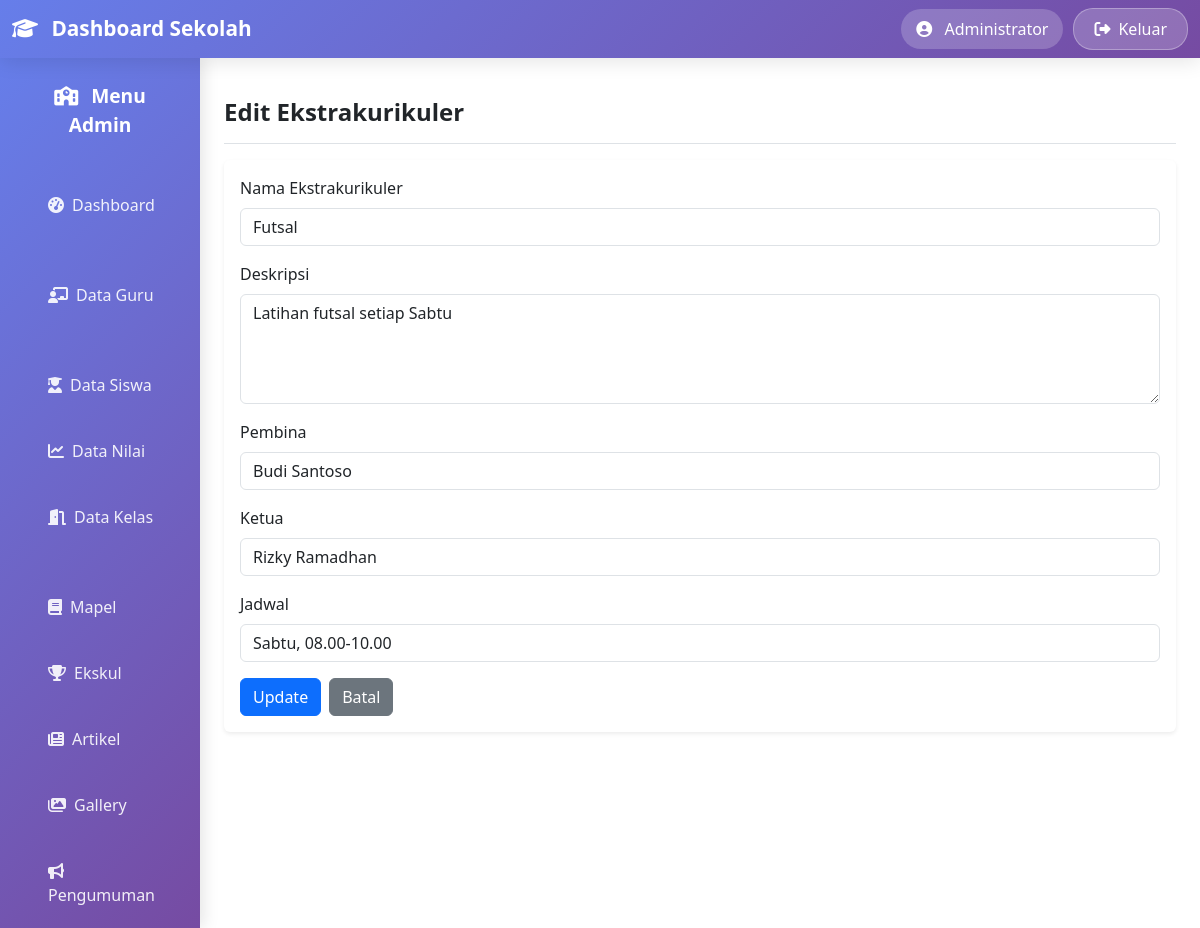
Page /ekstrakurikuler/edit.php?id=2 (signed in) on the committed database.
### tables this page shows
CREATE TABLE `ekstrakurikuler` (
  `id` int(11) NOT NULL,
  `nama` varchar(100) NOT NULL,
  `deskripsi` text NOT NULL,
  `pembina` varchar(100) NOT NULL,
  `ketua` varchar(100) NOT NULL,
  `jadwal` varchar(100) NOT NULL
);

### ekstrakurikuler/edit.php (the view, shortened to what this page needs)
<?php
require_once '../config/database.php';
include '../template/header.php';
$id = intval($_GET['id']);
$result = mysqli_query($conn, "SELECT * FROM ekstrakurikuler WHERE id = $id LIMIT 1");
$ekskul = mysqli_fetch_assoc($result);
?>
<div class="container-fluid">
    <div class="row">
        <?php include '../template/sidebar.php'; ?>
        <main class="col-12">
            <div class="d-flex justify-content-between flex-wrap flex-md-nowrap align-items-center pt-3 pb-2 mb-3 border-bottom">
                <h1 class="h4 fw-bold">Edit Ekstrakurikuler</h1>
            </div>
            <div class="card border-0 shadow-sm">
                <div class="card-body">
                    <form action="update.php?id=<?= $ekskul['id']; ?>" method="post">
                        <div class="mb-3">
                            <label for="nama" class="form-label">Nama Ekstrakurikuler</label>
                            <input type="text" class="form-control" id="nama" name="nama" value="<?= htmlspecialchars($ekskul['nama']); ?>" required>
                        </div>
                        <div class="mb-3">
                            <label for="deskripsi" class="form-label">Deskripsi</label>
                            <textarea class="form-control" id="deskripsi" name="deskripsi" rows="4" required><?= htmlspecialchars($ekskul['deskripsi']); ?></textarea>
                        </div>
                        <div class="mb-3">
                            <label for="pembina" class="form-label">Pembina</label>
                            <input type="text" class="form-control" id="pembina" name="pembina" value="<?= htmlspecialchars($ekskul['pembina']); ?>" required>
                        </div>
                        <div class="mb-3">
                            <label for="ketua" class="form-label">Ketua</label>
                            <input type="text" class="form-control" id="ketua" name="ketua" value="<?= htmlspecialchars($ekskul['ketua']); ?>" required>
                        </div>
                        <div class="mb-3">
                            <label for="jadwal" class="form-label">Jadwal</label>
                            <input type="text" class="form-control" id="jadwal" name="jadwal" value="<?= htmlspecialchars($ekskul['jadwal']); ?>" required>
                        </div>
                        <div class="d-flex justify-content-start gap-2">
                            <button type="submit" class="btn btn-primary">Update</button>
                            <a href="index.php" class="btn btn-secondary">Batal</a>
                        </div>
                    </form>
                </div>
            </div>
        </main>
    </div>
</div>
<?php include '../template/footer.php'; ?>

### rows in the picture
ekstrakurikuler: nama "Futsal", deskripsi "Latihan futsal setiap Sabtu", pembina "Budi Santoso", ketua "Rizky Ramadhan", jadwal "Sabtu, 08.00-10.00"

### other values in the picture
$_SESSION['admin_nama'] "Administrator"
